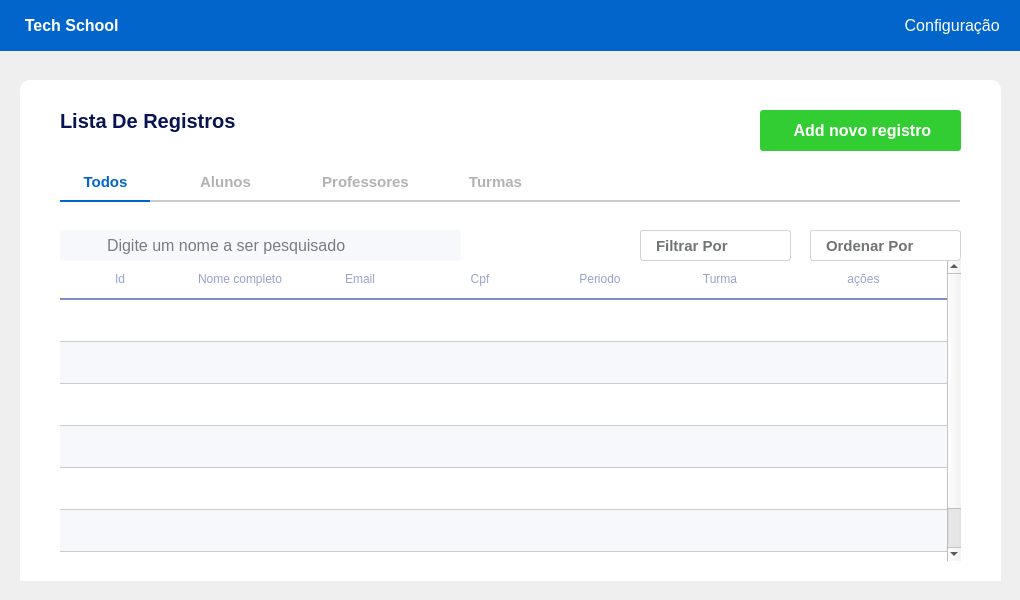
<?xml version="1.0" encoding="UTF-8"?>
<ui version="4.0">
 <class>MainWindow</class>
 <widget class="QMainWindow" name="MainWindow">
  <property name="geometry">
   <rect>
    <x>0</x>
    <y>0</y>
    <width>1020</width>
    <height>600</height>
   </rect>
  </property>
  <property name="windowTitle">
   <string>MainWindow</string>
  </property>
  <widget class="QWidget" name="centralwidget">
   <widget class="QWidget" name="widget" native="true">
    <property name="geometry">
     <rect>
      <x>0</x>
      <y>0</y>
      <width>1020</width>
      <height>51</height>
     </rect>
    </property>
    <property name="styleSheet">
     <string notr="true">QWidget{
background:#0265CB
}</string>
    </property>
    <layout class="QHBoxLayout" name="horizontalLayout_2">
     <item>
      <layout class="QHBoxLayout" name="horizontalLayout">
       <property name="spacing">
        <number>50</number>
       </property>
       <property name="leftMargin">
        <number>20</number>
       </property>
       <property name="rightMargin">
        <number>20</number>
       </property>
       <item>
        <widget class="QPushButton" name="text_header">
         <property name="sizePolicy">
          <sizepolicy hsizetype="Preferred" vsizetype="Preferred">
           <horstretch>0</horstretch>
           <verstretch>0</verstretch>
          </sizepolicy>
         </property>
         <property name="font">
          <font>
           <pointsize>-1</pointsize>
           <weight>75</weight>
           <bold>true</bold>
          </font>
         </property>
         <property name="cursor">
          <cursorShape>ArrowCursor</cursorShape>
         </property>
         <property name="styleSheet">
          <string notr="true">QPushButton{
background:#0265CB;
border:none;
padding: 0px 0xp 0px 5px;
font-size: 16px;
color: #FFF;
}</string>
         </property>
         <property name="text">
          <string> Tech School</string>
         </property>
         <property name="iconSize">
          <size>
           <width>30</width>
           <height>30</height>
          </size>
         </property>
        </widget>
       </item>
       <item>
        <spacer name="horizontalSpacer">
         <property name="orientation">
          <enum>Qt::Horizontal</enum>
         </property>
         <property name="sizeHint" stdset="0">
          <size>
           <width>40</width>
           <height>20</height>
          </size>
         </property>
        </spacer>
       </item>
       <item>
        <widget class="QPushButton" name="config_button_bar">
         <property name="sizePolicy">
          <sizepolicy hsizetype="Preferred" vsizetype="Preferred">
           <horstretch>0</horstretch>
           <verstretch>0</verstretch>
          </sizepolicy>
         </property>
         <property name="cursor">
          <cursorShape>PointingHandCursor</cursorShape>
         </property>
         <property name="styleSheet">
          <string notr="true">QPushButton{
background:#0265CB;
border:none;
padding: 0px 0xp 0px 5px;
font-size: 16px;
color: #FFF;
}

QPushButton:hover{
color: #EBE9E9
}</string>
         </property>
         <property name="text">
          <string> Configuração</string>
         </property>
         <property name="icon">
          <iconset resource="../assets/tool_bar/toolBar.qrc">
           <normaloff>:/principal/setting (1).png</normaloff>:/principal/setting (1).png</iconset>
         </property>
         <property name="iconSize">
          <size>
           <width>22</width>
           <height>22</height>
          </size>
         </property>
        </widget>
       </item>
      </layout>
     </item>
    </layout>
   </widget>
   <widget class="QWidget" name="widget_3" native="true">
    <property name="geometry">
     <rect>
      <x>20</x>
      <y>70</y>
      <width>981</width>
      <height>511</height>
     </rect>
    </property>
    <property name="styleSheet">
     <string notr="true"/>
    </property>
    <widget class="QLabel" name="search_icon">
     <property name="geometry">
      <rect>
       <x>50</x>
       <y>160</y>
       <width>30</width>
       <height>31</height>
      </rect>
     </property>
     <property name="styleSheet">
      <string notr="true">QLabel{
image: url(:/principal/icon_pesquisa.png);
background:none;
border:none;
}

</string>
     </property>
     <property name="text">
      <string/>
     </property>
    </widget>
    <widget class="QComboBox" name="filtro_por_QcomboBox">
     <property name="geometry">
      <rect>
       <x>620</x>
       <y>160</y>
       <width>151</width>
       <height>31</height>
      </rect>
     </property>
     <property name="font">
      <font>
       <pointsize>11</pointsize>
       <weight>75</weight>
       <bold>true</bold>
      </font>
     </property>
     <property name="cursor">
      <cursorShape>PointingHandCursor</cursorShape>
     </property>
     <property name="styleSheet">
      <string notr="true">QComboBox{
border: 1px solid #ced4da;
border-radius: 3px;
padding-left:15px;
background: #fff;
transition: border 0.2s ease-in-out;
color: #727474;
}

QComboBox::drop-down{
border: 0px
}

QComboBox::down-arrow{
image: url(:/principal/icon_seta_drop.png);
width: 12px;
height:12px;
margin-right: 15px;
}

QComboBox:on{
border: 2px solid #c2dbfe;
}

QComboBox QListView {
font-size: 12px;
background-color: #fff;
outline: 0px;
}

QComboBox QListView::item {
padding-left: 10px;
background-color: #fff;
}

QComboBox QListView::item:hover {
 background-color: #1e90ff;
 }

QComboBox QListView::item:selected {
background-color: #1e90ff;
 }</string>
     </property>
     <item>
      <property name="text">
       <string>Filtrar Por</string>
      </property>
     </item>
     <item>
      <property name="text">
       <string>Alunos</string>
      </property>
     </item>
     <item>
      <property name="text">
       <string>Turmas</string>
      </property>
     </item>
     <item>
      <property name="text">
       <string>Professores</string>
      </property>
     </item>
    </widget>
    <widget class="QLineEdit" name="search_input">
     <property name="geometry">
      <rect>
       <x>40</x>
       <y>160</y>
       <width>401</width>
       <height>31</height>
      </rect>
     </property>
     <property name="styleSheet">
      <string notr="true">QLineEdit{
font-size:16px;
background: #F7F8FC;
padding-left: 45px;
border-radius: 3px;
transition: border 0.2s ease-in-out;
}

QLineEdit:focus{
border: 2px solid #c2dbfe
}</string>
     </property>
     <property name="text">
      <string/>
     </property>
     <property name="placeholderText">
      <string>Digite um nome a ser pesquisado</string>
     </property>
    </widget>
    <widget class="QFrame" name="frame">
     <property name="geometry">
      <rect>
       <x>0</x>
       <y>10</y>
       <width>981</width>
       <height>511</height>
      </rect>
     </property>
     <property name="styleSheet">
      <string notr="true">QFrame{
background: #FFF;
border-radius: 10px;}</string>
     </property>
     <property name="frameShape">
      <enum>QFrame::StyledPanel</enum>
     </property>
     <property name="frameShadow">
      <enum>QFrame::Raised</enum>
     </property>
     <widget class="QLabel" name="div_grey">
      <property name="geometry">
       <rect>
        <x>40</x>
        <y>120</y>
        <width>900</width>
        <height>2</height>
       </rect>
      </property>
      <property name="styleSheet">
       <string notr="true">QLabel{
background: #CCC;
border-radius 5px}</string>
      </property>
      <property name="text">
       <string/>
      </property>
     </widget>
     <widget class="QLabel" name="alunos_div_tg">
      <property name="geometry">
       <rect>
        <x>160</x>
        <y>120</y>
        <width>90</width>
        <height>2</height>
       </rect>
      </property>
      <property name="styleSheet">
       <string notr="true">QLabel{
background: #CCC;
border-radius 5px}</string>
      </property>
      <property name="text">
       <string/>
      </property>
     </widget>
     <widget class="QLabel" name="prof_div_tg">
      <property name="geometry">
       <rect>
        <x>290</x>
        <y>120</y>
        <width>110</width>
        <height>2</height>
       </rect>
      </property>
      <property name="styleSheet">
       <string notr="true">QLabel{
background: #CCC;
border-radius 5px}</string>
      </property>
      <property name="text">
       <string/>
      </property>
     </widget>
     <widget class="QPushButton" name="professores_tg">
      <property name="geometry">
       <rect>
        <x>290</x>
        <y>90</y>
        <width>111</width>
        <height>23</height>
       </rect>
      </property>
      <property name="font">
       <font>
        <pointsize>11</pointsize>
        <weight>75</weight>
        <bold>true</bold>
       </font>
      </property>
      <property name="cursor">
       <cursorShape>PointingHandCursor</cursorShape>
      </property>
      <property name="styleSheet">
       <string notr="true">QPushButton{
border: none;
color: #B1B2B3
}</string>
      </property>
      <property name="text">
       <string>Professores</string>
      </property>
     </widget>
     <widget class="QPushButton" name="alunos_tg">
      <property name="geometry">
       <rect>
        <x>160</x>
        <y>90</y>
        <width>91</width>
        <height>23</height>
       </rect>
      </property>
      <property name="font">
       <font>
        <pointsize>11</pointsize>
        <weight>75</weight>
        <bold>true</bold>
       </font>
      </property>
      <property name="cursor">
       <cursorShape>PointingHandCursor</cursorShape>
      </property>
      <property name="styleSheet">
       <string notr="true">QPushButton{
border: none;
color: #B1B2B3
}</string>
      </property>
      <property name="text">
       <string>Alunos</string>
      </property>
      <property name="checkable">
       <bool>false</bool>
      </property>
      <property name="checked">
       <bool>false</bool>
      </property>
     </widget>
     <widget class="QPushButton" name="turmas_tg">
      <property name="geometry">
       <rect>
        <x>420</x>
        <y>90</y>
        <width>111</width>
        <height>23</height>
       </rect>
      </property>
      <property name="font">
       <font>
        <pointsize>11</pointsize>
        <weight>75</weight>
        <bold>true</bold>
       </font>
      </property>
      <property name="cursor">
       <cursorShape>PointingHandCursor</cursorShape>
      </property>
      <property name="styleSheet">
       <string notr="true">QPushButton{
border: none;
color: #B1B2B3;
}</string>
      </property>
      <property name="text">
       <string>Turmas</string>
      </property>
     </widget>
     <widget class="QLabel" name="todos_div_tg">
      <property name="geometry">
       <rect>
        <x>40</x>
        <y>120</y>
        <width>90</width>
        <height>2</height>
       </rect>
      </property>
      <property name="styleSheet">
       <string notr="true">QLabel{
background: #0265CB;
border-radius 5px}</string>
      </property>
      <property name="text">
       <string/>
      </property>
     </widget>
     <widget class="QPushButton" name="todos_Tg">
      <property name="geometry">
       <rect>
        <x>40</x>
        <y>90</y>
        <width>91</width>
        <height>23</height>
       </rect>
      </property>
      <property name="font">
       <font>
        <pointsize>11</pointsize>
        <weight>75</weight>
        <bold>true</bold>
       </font>
      </property>
      <property name="cursor">
       <cursorShape>PointingHandCursor</cursorShape>
      </property>
      <property name="styleSheet">
       <string notr="true">QPushButton{
border: none;
color: #0265CB
}</string>
      </property>
      <property name="text">
       <string>Todos</string>
      </property>
     </widget>
     <widget class="QLabel" name="turmas_div_tg">
      <property name="geometry">
       <rect>
        <x>420</x>
        <y>120</y>
        <width>110</width>
        <height>2</height>
       </rect>
      </property>
      <property name="styleSheet">
       <string notr="true">QLabel{
background: #CCC;
border-radius 5px}</string>
      </property>
      <property name="text">
       <string/>
      </property>
     </widget>
     <widget class="QLabel" name="list_text_header">
      <property name="geometry">
       <rect>
        <x>40</x>
        <y>20</y>
        <width>191</width>
        <height>41</height>
       </rect>
      </property>
      <property name="font">
       <font>
        <pointsize>15</pointsize>
        <weight>75</weight>
        <bold>true</bold>
       </font>
      </property>
      <property name="styleSheet">
       <string notr="true">QLabel{
color: #081452}</string>
      </property>
      <property name="text">
       <string>Lista De Registros</string>
      </property>
     </widget>
     <widget class="QTableWidget" name="tableWidget_2">
      <property name="geometry">
       <rect>
        <x>40</x>
        <y>180</y>
        <width>901</width>
        <height>301</height>
       </rect>
      </property>
      <property name="font">
       <font>
        <weight>75</weight>
        <bold>true</bold>
       </font>
      </property>
      <property name="focusPolicy">
       <enum>Qt::NoFocus</enum>
      </property>
      <property name="layoutDirection">
       <enum>Qt::LeftToRight</enum>
      </property>
      <property name="styleSheet">
       <string notr="true">QTableWidget{
border-radius: 3px;

alternate-background-color: #F7F8FC;
background-color: white;
}

QHeaderView::section{
border: none;
background: #FFF;
border-bottom: 2px solid #808BBF;
color: #99A2CC;
padding: 10px;
text-align: center;
}

QTableWidget::item{
border-bottom: 1px solid #CCC;
color: #000;
}

QScrollBar:vertical {
    border: none;
    background: #f0f0f0;
    width: 5px;  
    margin: 0px 0px 0px 0px;
}

QScrollBar:handle:vertical {
    background: #888;
    min-height: 10px;
    border-radius: 5px;
}

QScrollBar::handle:vertical:hover {
    background: #555;
}

QScrollBar::handle:vertical:pressed {
    background: #333;
}

QScrollBar::add-line:vertical, QScrollBar::sub-line:vertical {
    background: none;
    height: 0px;
}

QScrollBar::add-page:vertical, QScrollBar::sub-page:vertical {
    background: none;
}
</string>
      </property>
      <property name="alternatingRowColors">
       <bool>true</bool>
      </property>
      <property name="textElideMode">
       <enum>Qt::ElideLeft</enum>
      </property>
      <property name="showGrid">
       <bool>false</bool>
      </property>
      <property name="gridStyle">
       <enum>Qt::NoPen</enum>
      </property>
      <property name="sortingEnabled">
       <bool>false</bool>
      </property>
      <property name="wordWrap">
       <bool>true</bool>
      </property>
      <property name="cornerButtonEnabled">
       <bool>true</bool>
      </property>
      <attribute name="horizontalHeaderVisible">
       <bool>true</bool>
      </attribute>
      <attribute name="horizontalHeaderCascadingSectionResizes">
       <bool>false</bool>
      </attribute>
      <attribute name="horizontalHeaderMinimumSectionSize">
       <number>30</number>
      </attribute>
      <attribute name="horizontalHeaderDefaultSectionSize">
       <number>120</number>
      </attribute>
      <attribute name="horizontalHeaderStretchLastSection">
       <bool>true</bool>
      </attribute>
      <attribute name="verticalHeaderVisible">
       <bool>false</bool>
      </attribute>
      <attribute name="verticalHeaderMinimumSectionSize">
       <number>30</number>
      </attribute>
      <attribute name="verticalHeaderDefaultSectionSize">
       <number>42</number>
      </attribute>
      <attribute name="verticalHeaderHighlightSections">
       <bool>true</bool>
      </attribute>
      <row>
       <property name="text">
        <string>New Row</string>
       </property>
      </row>
      <row>
       <property name="text">
        <string>New Row</string>
       </property>
      </row>
      <row>
       <property name="text">
        <string>New Row</string>
       </property>
      </row>
      <row>
       <property name="text">
        <string>New Row</string>
       </property>
      </row>
      <row>
       <property name="text">
        <string>New Row</string>
       </property>
      </row>
      <row>
       <property name="text">
        <string>New Row</string>
       </property>
      </row>
      <row>
       <property name="text">
        <string>New Row</string>
       </property>
      </row>
      <column>
       <property name="text">
        <string>Id</string>
       </property>
      </column>
      <column>
       <property name="text">
        <string>Nome completo</string>
       </property>
      </column>
      <column>
       <property name="text">
        <string>Email</string>
       </property>
      </column>
      <column>
       <property name="text">
        <string>Cpf</string>
       </property>
      </column>
      <column>
       <property name="text">
        <string>Periodo</string>
       </property>
      </column>
      <column>
       <property name="text">
        <string>Turma</string>
       </property>
      </column>
      <column>
       <property name="text">
        <string>ações</string>
       </property>
      </column>
     </widget>
    </widget>
    <widget class="QPushButton" name="adicionar_button">
     <property name="geometry">
      <rect>
       <x>740</x>
       <y>40</y>
       <width>201</width>
       <height>41</height>
      </rect>
     </property>
     <property name="font">
      <font>
       <pointsize>12</pointsize>
       <weight>75</weight>
       <bold>true</bold>
      </font>
     </property>
     <property name="cursor">
      <cursorShape>PointingHandCursor</cursorShape>
     </property>
     <property name="styleSheet">
      <string notr="true">QPushButton{
background: #32CD32;
color: #FFF;
border-radius:3px;
}

QPushButton:hover{
background: #39DD39;
}

QPushButton:clicked{
border: 3px solid #CCC}</string>
     </property>
     <property name="text">
      <string> Add novo registro</string>
     </property>
     <property name="icon">
      <iconset resource="../assets/principal/principal.qrc">
       <normaloff>:/principal/icon_soma.png</normaloff>:/principal/icon_soma.png</iconset>
     </property>
     <property name="iconSize">
      <size>
       <width>30</width>
       <height>30</height>
      </size>
     </property>
    </widget>
    <widget class="QComboBox" name="ordenar_por_QcomboBox">
     <property name="geometry">
      <rect>
       <x>790</x>
       <y>160</y>
       <width>151</width>
       <height>31</height>
      </rect>
     </property>
     <property name="font">
      <font>
       <pointsize>11</pointsize>
       <weight>75</weight>
       <bold>true</bold>
      </font>
     </property>
     <property name="cursor">
      <cursorShape>PointingHandCursor</cursorShape>
     </property>
     <property name="styleSheet">
      <string notr="true">QComboBox{
border: 1px solid #ced4da;
border-radius: 3px;
padding-left:15px;
background: #fff;
transition: border 0.2s ease-in-out;
color: #727474;
}

QComboBox::drop-down{
border: 0px
}

QComboBox::down-arrow{
image: url(:/principal/icon_seta_drop.png);
width: 12px;
height:12px;
margin-right: 15px;
}

QComboBox:on{
border: 2px solid #c2dbfe;
}

QComboBox QListView {
font-size: 12px;
background-color: #fff;
outline: 0px;
}

QComboBox QListView::item {
padding-left: 10px;
background-color: #fff;
}

QComboBox QListView::item:hover {
 background-color: #1e90ff;
 }

QComboBox QListView::item:selected {
background-color: #1e90ff;
 }</string>
     </property>
     <item>
      <property name="text">
       <string>Ordenar Por </string>
      </property>
     </item>
     <item>
      <property name="text">
       <string>Nome</string>
      </property>
     </item>
     <item>
      <property name="text">
       <string>CPF</string>
      </property>
     </item>
     <item>
      <property name="text">
       <string>Turma</string>
      </property>
     </item>
    </widget>
    <zorder>frame</zorder>
    <zorder>filtro_por_QcomboBox</zorder>
    <zorder>search_input</zorder>
    <zorder>search_icon</zorder>
    <zorder>adicionar_button</zorder>
    <zorder>ordenar_por_QcomboBox</zorder>
   </widget>
  </widget>
 </widget>
 <resources>
  <include location="../assets/principal/principal.qrc"/>
  <include location="../assets/tool_bar/toolBar.qrc"/>
 </resources>
 <connections/>
</ui>
